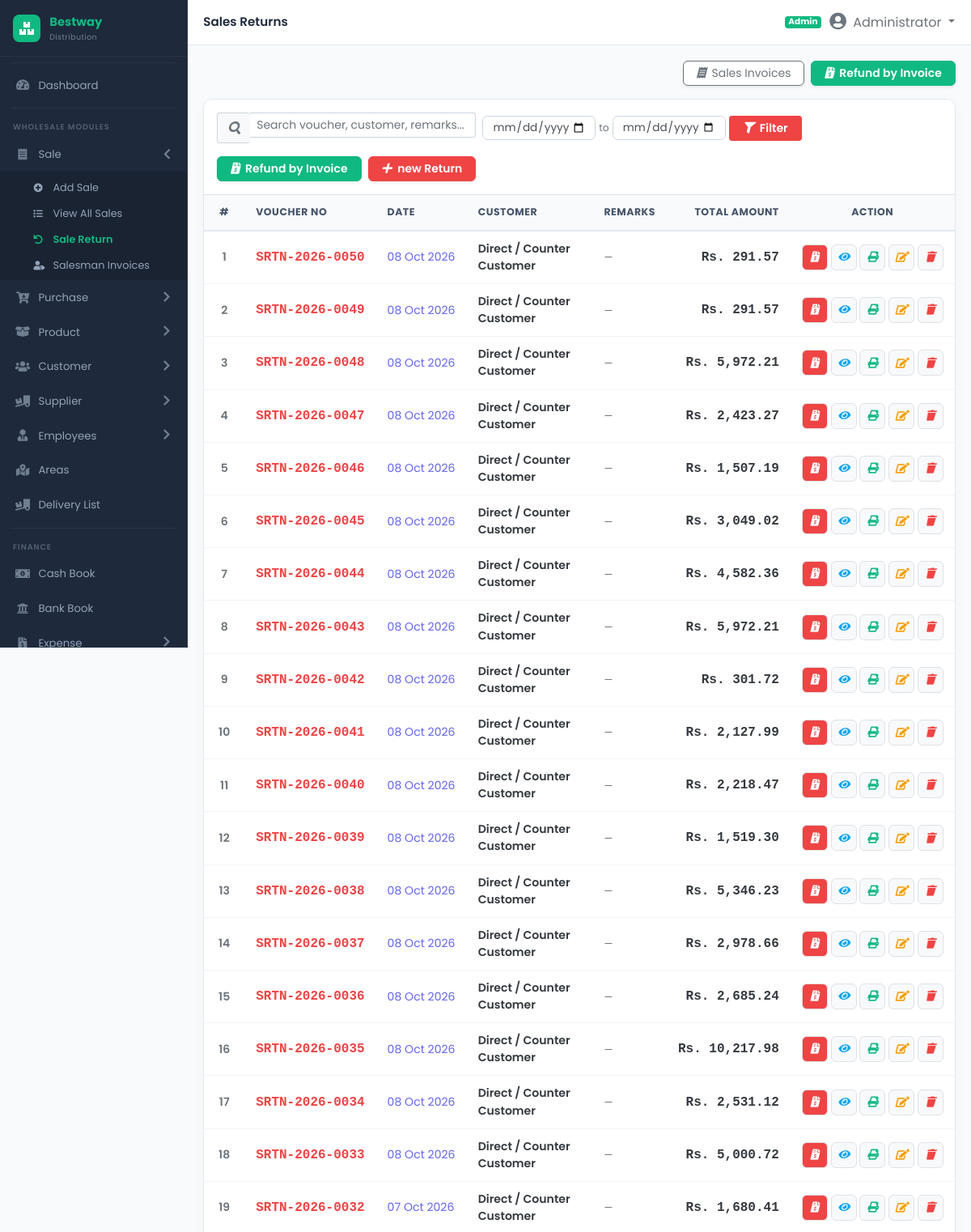
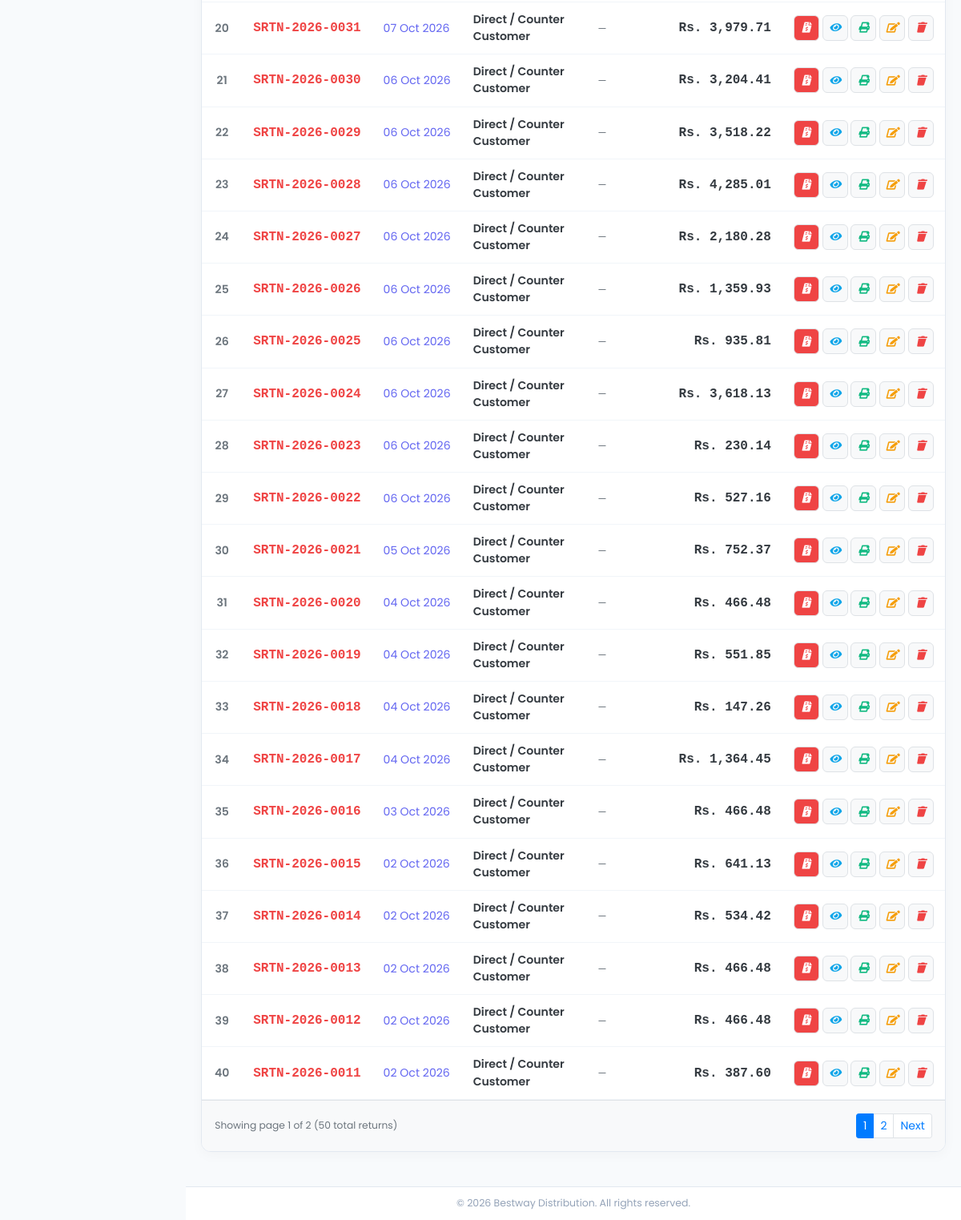
Screenshot of /modules/sale/sale_return.php (signed in) with the database file from the repository (2 pictures, top to bottom).
### tables this page shows
CREATE TABLE IF NOT EXISTS `sale_returns` (
  `id` INT AUTO_INCREMENT PRIMARY KEY,
  `return_no` VARCHAR(50) NOT NULL UNIQUE,
  `sale_id` INT NULL,
  `invoice_id` INT NULL,
  `return_date` DATE NOT NULL,
  `customer_id` INT NULL,
  `refund_type` VARCHAR(50) DEFAULT 'Credit Note',
  `total_amount` DECIMAL(14,2) NOT NULL DEFAULT 0.00,
  `deduction_amount` DECIMAL(12,2) DEFAULT 0.00,
  `net_refund_amount` DECIMAL(14,2) NOT NULL DEFAULT 0.00,
  `reason` TEXT NULL,
  `payment_method` VARCHAR(50) NULL,
  `cash_account_id` INT NULL,
  `bank_account_id` INT NULL,
  `status` ENUM('Completed', 'Pending', 'Cancelled') DEFAULT 'Completed',
  `created_by` INT NULL,
  INDEX (`return_no`),
  INDEX (`return_date`),
  INDEX (`customer_id`)
);

### modules/sale/sale_return.php (the view, shortened to what this page needs)
<?php
require_once __DIR__ . '/../../config/database.php';
$search    = trim($_GET['search'] ?? '');
$date_from = trim($_GET['date_from'] ?? '');
$date_to   = trim($_GET['date_to'] ?? '');
$where_clauses = ["1=1"];
$params = [];
$where_sql = implode(' AND ', $where_clauses);
$per_page = 40;
$page = max(1, intval($_GET['page'] ?? 1));
$offset = ($page - 1) * $per_page;
$total_records = 0;
$all_returns = [];
if ($db_connected && $pdo) {
    try {
        $stmt_cnt = $pdo->prepare("SELECT COUNT(*) FROM sale_returns sr LEFT JOIN customers c ON c.id = sr.customer_id WHERE $where_sql");
        $stmt_cnt->execute($params);
        $total_records = intval($stmt_cnt->fetchColumn());
        $sql_list = "
            SELECT sr.*,
                   c.name as cust_name, c.shop_name as cust_shop
            FROM sale_returns sr
            LEFT JOIN customers c ON c.id = sr.customer_id
            WHERE $where_sql
            ORDER BY sr.id DESC
            LIMIT $per_page OFFSET $offset
        ";
        $stmt_list = $pdo->prepare($sql_list);
        $stmt_list->execute($params);
        $all_returns = $stmt_list->fetchAll(PDO::FETCH_ASSOC);
    } catch (Exception $e) {}
}
$total_pages = ceil($total_records / $per_page);
$matched_customer = null;
require_once __DIR__ . '/../../includes/header.php';
?>
<div class="d-flex justify-content-end align-items-center mb-3">
    <div class="d-flex flex-wrap gap-2">
        <a href="sales.php" class="btn btn-sm btn-outline-secondary bg-white shadow-sm px-3 rounded-2">
            <i class="fa-solid fa-receipt me-1"></i> Sales Invoices
        </a>
        <button type="button" class="btn btn-sm btn-success fw-bold shadow-sm px-3 rounded-2" onclick="openRefundInvoice(0, '', '')">
            <i class="fa-solid fa-file-invoice-dollar me-1"></i> Refund by Invoice
        </button>
    </div>
</div>
<div class="table-card mb-4">
    <div class="p-3 border-bottom bg-white d-flex flex-wrap align-items-center justify-content-between gap-3">
        <form method="GET" action="sale_return.php" class="d-flex flex-wrap align-items-center gap-2 flex-grow-1">
            <div class="input-group input-group-sm" style="max-width: 320px;">
                <span class="input-group-text bg-light text-muted border-end-0"><i class="fa-solid fa-search"></i></span>
                <input type="text" name="search" class="form-control border-start-0" placeholder="Search voucher, customer, remarks..." value="<?= htmlspecialchars($search) ?>">
            </div>
            <div class="d-flex align-items-center gap-1">
                <input type="date" name="date_from" class="form-control form-control-sm" style="width: 140px;" value="<?= htmlspecialchars($date_from) ?>" title="From Date">
                <span class="text-muted small">to</span>
                <input type="date" name="date_to" class="form-control form-control-sm" style="width: 140px;" value="<?= htmlspecialchars($date_to) ?>" title="To Date">
                <button type="submit" class="btn btn-sm btn-danger fw-semibold px-3" title="Filter">
                    <i class="fa-solid fa-filter me-1"></i> Filter
                </button>
            </div>
        </form>
        <div class="d-flex align-items-center gap-2">
            <button type="button" class="btn btn-sm btn-success fw-bold shadow-sm px-3 rounded-2" onclick="openRefundInvoice(0, '', '')">
                <i class="fa-solid fa-file-invoice-dollar me-1"></i> Refund by Invoice
            </button>
            <button type="button" class="btn btn-sm btn-danger fw-semibold shadow-sm px-3 rounded-2" data-toggle="modal" data-target="#addSaleReturnModal" data-bs-toggle="modal" data-bs-target="#addSaleReturnModal">
                <i class="fa-solid fa-plus me-1"></i> new Return
            </button>
        </div>
    </div>
    <div class="table-responsive">
        <table class="table table-returns mb-0">
            <thead>
                <tr>
                    <th style="width: 50px;" class="text-center">#</th>
                    <th style="width: 150px;">Voucher No</th>
                    <th style="width: 110px;">Date</th>
                    <th>Customer</th>
                    <th>Remarks</th>
                    <th style="width: 130px;" class="text-end">Total Amount</th>
                    <th style="width: 140px;" class="text-center">Action</th>
                </tr>
            </thead>
            <tbody>
                <?php if (empty($all_returns)): ?>
                    <tr>
                        <td colspan="7" class="text-center py-5 text-muted">
                            <?php if ($matched_customer): ?>
                                <div class="py-3 px-4 d-inline-block bg-light border border-success-subtle rounded-3 text-start" style="max-width: 600px;">
                                    <div class="d-flex align-items-center gap-3 mb-2">
                                        <div class="bg-success text-white rounded-circle d-flex align-items-center justify-content-center" style="width: 44px; height: 44px;">
                                            <i class="fa-solid fa-file-invoice-dollar fs-5"></i>
                                        </div>
                                        <div>
                                            <h6 class="fw-bold text-dark mb-0"><?= htmlspecialchars($matched_customer['shop_name'] ? $matched_customer['shop_name'] . ' (' . $matched_customer['name'] . ')' : $matched_customer['name']) ?></h6>
                                            <small class="text-muted">Customer is active in system, but has <strong>no previous Sales Return records</strong>.</small>
                                        </div>
                                    </div>
                                    <p class="small text-secondary mb-3">
                                        You can refund this customer's sales invoices directly by clicking below:
                                    </p>
                                    <button type="button" class="btn btn-sm btn-success fw-bold px-3 shadow-sm" onclick="openRefundInvoice(<?= intval($matched_customer['id']) ?>, '<?= htmlspecialchars(addslashes($matched_customer['name'])) ?>', '<?= htmlspecialchars(addslashes($matched_customer['shop_name'])) ?>')">
                                        <i class="fa-solid fa-file-invoice-dollar me-1"></i> Create Refund for <?= htmlspecialchars($matched_customer['shop_name'] ?: $matched_customer['name']) ?>
                                    </button>
                                </div>
                            <?php else: ?>
                                <i class="fa-solid fa-box-open fs-2 mb-2 d-block text-secondary"></i>
                                No Sales Return records found<?= $search !== '' ? ' for "' . htmlspecialchars($search) . '"' : '' ?>.
                                <div class="mt-3 d-flex justify-content-center gap-2">
                                    <button type="button" class="btn btn-sm btn-success fw-bold px-3 shadow-sm" onclick="openRefundInvoice(0, '', '')">
                                        <i class="fa-solid fa-file-invoice-dollar me-1"></i> Refund by Invoice
                                    </button>
                                    <button type="button" class="btn btn-sm btn-outline-danger fw-semibold px-3" data-toggle="modal" data-target="#addSaleReturnModal" data-bs-toggle="modal" data-bs-target="#addSaleReturnModal">
                                        <i class="fa-solid fa-plus me-1"></i> Direct Return
                                    </button>
                                </div>
                            <?php endif; ?>
                        </td>
                    </tr>
                <?php else: ?>
                    <?php
                    $row_num = $offset;
                    foreach ($all_returns as $rr):
                        $row_num++;
                        $c_display = !empty($rr['cust_shop']) ? ($rr['cust_shop'] . ' (' . $rr['cust_name'] . ')') : ($rr['cust_name'] ?: 'Direct / Counter Customer');
                    ?>
                        <tr>
                            <td class="text-center text-muted fw-bold"><?= $row_num ?></td>
                            <td class="text-nowrap">
                                <span class="font-monospace fw-bold text-danger fs-6"><?= htmlspecialchars($rr['return_no']) ?></span>
                            </td>
                            <td class="text-nowrap text-secondary">
                                <?= date('d M Y', strtotime($rr['return_date'])) ?>
                            </td>
                            <td>
                                <div class="fw-semibold text-dark">
                                    <?= htmlspecialchars($c_display) ?>
                                </div>
                            </td>
                            <td>
                                <?php if (!empty($rr['reason'])): ?>
                                    <div class="text-secondary small" style="line-height: 1.35;">
                                        <?= nl2br(htmlspecialchars($rr['reason'])) ?>
                                    </div>
                                <?php else: ?>
                                    <span class="text-muted small">&mdash;</span>
                                <?php endif; ?>
                            </td>
                            <td class="text-end text-nowrap">
                                <span class="fw-bold font-monospace text-dark fs-6">
                                    Rs. <?= number_format($rr['total_amount'], 2) ?>
                                </span>
                            </td>
                            <td class="text-center text-nowrap">
                                <button type="button"
                                        class="btn btn-danger btn-sm action-btn border"
                                        title="Refund by Invoice"
                                        onclick="openRefundInvoice(<?= intval($rr['customer_id'] ?? 0) ?>, '<?= htmlspecialchars(addslashes($rr['cust_name'] ?? '')) ?>', '<?= htmlspecialchars(addslashes($rr['cust_shop'] ?? '')) ?>')">
                                    <i class="fa-solid fa-file-invoice-dollar"></i>
                                </button>
                                <button type="button"
                                        class="btn btn-light btn-sm action-btn text-info border"
                                        title="View Returned Products"
                                        onclick="viewReturnItems(<?= $rr['id'] ?>, '<?= htmlspecialchars($rr['return_no']) ?>', '<?= date('d M Y', strtotime($rr['return_date'])) ?>', '<?= htmlspecialchars(addslashes($c_display)) ?>', '<?= htmlspecialchars(addslashes($rr['reason'] ?? '')) ?>')">
                                    <i class="fa-solid fa-eye"></i>
                                </button>
                                <a href="print_return.php?id=<?= $rr['id'] ?>" target="_blank" class="btn btn-light btn-sm action-btn text-primary border" title="Print Return Voucher">
                                    <i class="fa-solid fa-print"></i>
                                </a>
                                <a href="edit_sale_return.php?id=<?= $rr['id'] ?>" class="btn btn-light btn-sm action-btn text-warning border" title="Edit Sale Return">
                                    <i class="fa-solid fa-edit"></i>
                                </a>
                                <a href="sale_return.php?action=delete&id=<?= $rr['id'] ?>" class="btn btn-light btn-sm action-btn text-danger border" onclick="return confirm('Are you sure you want to delete Sale Return #<?= htmlspecialchars($rr['return_no']) ?>? Restored stock will be deducted back.')" title="Delete Return">
                                    <i class="fa-solid fa-trash"></i>
                                </a>
                            </td>
                        </tr>
                    <?php endforeach; ?>
                <?php endif; ?>
            </tbody>
        </table>
    </div>
    <?php if ($total_pages > 1): ?>
        <div class="d-flex flex-wrap align-items-center justify-content-between p-3 border-top bg-light">
            <span class="text-muted small">Showing page <?= $page ?> of <?= $total_pages ?> (<?= $total_records ?> total returns)</span>
            <nav>
                <ul class="pagination pagination-sm mb-0">
                    <?php
                    $start_p = max(1, $page - 2);
                    $end_p   = min($total_pages, $page + 2);
                    for ($p = $start_p; $p <= $end_p; $p++):
                    ?>
                        <li class="page-item <?= $p === $page ? 'active' : '' ?>">
                            <a class="page-link" href="sale_return.php?page=<?= $p ?>&search=<?= urlencode($search) ?>&date_from=<?= urlencode($date_from) ?>&date_to=<?= urlencode($date_to) ?>"><?= $p ?></a>
                        </li>
                    <?php endfor; ?>
                    <?php if ($page < $total_pages): ?>
                        <li class="page-item">
                            <a class="page-link" href="sale_return.php?page=<?= $page + 1 ?>&search=<?= urlencode($search) ?>&date_from=<?= urlencode($date_from) ?>&date_to=<?= urlencode($date_to) ?>">Next</a>
                        </li>
                    <?php endif; ?>
                </ul>
            </nav>
        </div>
    <?php endif; ?>
</div>
<?php require_once __DIR__ . '/../../includes/footer.php'; ?>

### rows the page displays
sale_returns: return_no "SRTN-2026-0050", return_date "08 Oct 2026", c_display "Direct / Counter Customer", total_amount "291.57"
sale_returns: return_no "SRTN-2026-0049", return_date "08 Oct 2026", c_display "Direct / Counter Customer", total_amount "291.57"
sale_returns: return_no "SRTN-2026-0048", return_date "08 Oct 2026", c_display "Direct / Counter Customer", total_amount "5,972.21"
sale_returns: return_no "SRTN-2026-0047", return_date "08 Oct 2026", c_display "Direct / Counter Customer", total_amount "2,423.27"
sale_returns: return_no "SRTN-2026-0046", return_date "08 Oct 2026", c_display "Direct / Counter Customer", total_amount "1,507.19"
sale_returns: return_no "SRTN-2026-0045", return_date "08 Oct 2026", c_display "Direct / Counter Customer", total_amount "3,049.02"
sale_returns: return_no "SRTN-2026-0044", return_date "08 Oct 2026", c_display "Direct / Counter Customer", total_amount "4,582.36"
sale_returns: return_no "SRTN-2026-0043", return_date "08 Oct 2026", c_display "Direct / Counter Customer", total_amount "5,972.21"
sale_returns: return_no "SRTN-2026-0042", return_date "08 Oct 2026", c_display "Direct / Counter Customer", total_amount "301.72"
sale_returns: return_no "SRTN-2026-0041", return_date "08 Oct 2026", c_display "Direct / Counter Customer", total_amount "2,127.99"
sale_returns: return_no "SRTN-2026-0040", return_date "08 Oct 2026", c_display "Direct / Counter Customer", total_amount "2,218.47"
sale_returns: return_no "SRTN-2026-0039", return_date "08 Oct 2026", c_display "Direct / Counter Customer", total_amount "1,519.30"
sale_returns: return_no "SRTN-2026-0038", return_date "08 Oct 2026", c_display "Direct / Counter Customer", total_amount "5,346.23"
sale_returns: return_no "SRTN-2026-0037", return_date "08 Oct 2026", c_display "Direct / Counter Customer", total_amount "2,978.66"
sale_returns: return_no "SRTN-2026-0036", return_date "08 Oct 2026", c_display "Direct / Counter Customer", total_amount "2,685.24"
sale_returns: return_no "SRTN-2026-0035", return_date "08 Oct 2026", c_display "Direct / Counter Customer", total_amount "10,217.98"
sale_returns: return_no "SRTN-2026-0034", return_date "08 Oct 2026", c_display "Direct / Counter Customer", total_amount "2,531.12"
sale_returns: return_no "SRTN-2026-0033", return_date "08 Oct 2026", c_display "Direct / Counter Customer", total_amount "5,000.72"
sale_returns: return_no "SRTN-2026-0032", return_date "07 Oct 2026", c_display "Direct / Counter Customer", total_amount "1,680.41"
sale_returns: return_no "SRTN-2026-0031", return_date "07 Oct 2026", c_display "Direct / Counter Customer", total_amount "3,979.71"
sale_returns: return_no "SRTN-2026-0030", return_date "06 Oct 2026", c_display "Direct / Counter Customer", total_amount "3,204.41"
sale_returns: return_no "SRTN-2026-0029", return_date "06 Oct 2026", c_display "Direct / Counter Customer", total_amount "3,518.22"
sale_returns: return_no "SRTN-2026-0028", return_date "06 Oct 2026", c_display "Direct / Counter Customer", total_amount "4,285.01"
sale_returns: return_no "SRTN-2026-0027", return_date "06 Oct 2026", c_display "Direct / Counter Customer", total_amount "2,180.28"
sale_returns: return_no "SRTN-2026-0026", return_date "06 Oct 2026", c_display "Direct / Counter Customer", total_amount "1,359.93"
sale_returns: return_no "SRTN-2026-0025", return_date "06 Oct 2026", c_display "Direct / Counter Customer", total_amount "935.81"
sale_returns: return_no "SRTN-2026-0024", return_date "06 Oct 2026", c_display "Direct / Counter Customer", total_amount "3,618.13"
sale_returns: return_no "SRTN-2026-0023", return_date "06 Oct 2026", c_display "Direct / Counter Customer", total_amount "230.14"
sale_returns: return_no "SRTN-2026-0022", return_date "06 Oct 2026", c_display "Direct / Counter Customer", total_amount "527.16"
sale_returns: return_no "SRTN-2026-0021", return_date "05 Oct 2026", c_display "Direct / Counter Customer", total_amount "752.37"
sale_returns: return_no "SRTN-2026-0020", return_date "04 Oct 2026", c_display "Direct / Counter Customer", total_amount "466.48"
sale_returns: return_no "SRTN-2026-0019", return_date "04 Oct 2026", c_display "Direct / Counter Customer", total_amount "551.85"
sale_returns: return_no "SRTN-2026-0018", return_date "04 Oct 2026", c_display "Direct / Counter Customer", total_amount "147.26"
sale_returns: return_no "SRTN-2026-0017", return_date "04 Oct 2026", c_display "Direct / Counter Customer", total_amount "1,364.45"
sale_returns: return_no "SRTN-2026-0016", return_date "03 Oct 2026", c_display "Direct / Counter Customer", total_amount "466.48"
sale_returns: return_no "SRTN-2026-0015", return_date "02 Oct 2026", c_display "Direct / Counter Customer", total_amount "641.13"
sale_returns: return_no "SRTN-2026-0014", return_date "02 Oct 2026", c_display "Direct / Counter Customer", total_amount "534.42"
sale_returns: return_no "SRTN-2026-0013", return_date "02 Oct 2026", c_display "Direct / Counter Customer", total_amount "466.48"
sale_returns: return_no "SRTN-2026-0012", return_date "02 Oct 2026", c_display "Direct / Counter Customer", total_amount "466.48"
sale_returns: return_no "SRTN-2026-0011", return_date "02 Oct 2026", c_display "Direct / Counter Customer", total_amount "387.60"

### other values shown
$page_title "Sales Returns"
roleLabel($_SESSION['user_role'] ?? 'Admin') "Admin"
$_SESSION['user_fullname'] "Administrator"
$page "1"
$total_pages "2"
$total_records "50"
